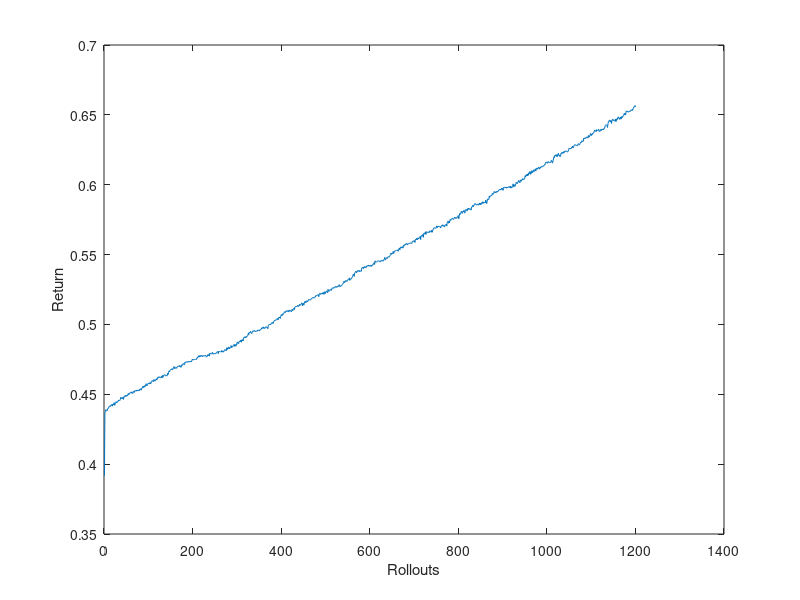

Recreate this plot in MATLAB. (Note: this script raises an error after producing the figure.)
%%%%%%%%%%%%%%%%%%%%%%%%%%%%%%%%%%%%%%%%%%%%%%%%%%%%%%%%%%%%%%%%%%%%%%%%%%%%%%%%%%%%%%%%%%%%%%%%%%%%%%%%%%%%%%%%%%%%%%%%%%%%
%% This file contains a sample implementation of PoWER for the TSM manipulator
%%%%%%%%%%%%%%%%%%%%%%%%%%%%%%%%%%%%%%%%%%%%%%%%%%%%%%%%%%%%%%%%%%%%%%%%%%%%%%%%%%%%%%%%%%%%%%%%%%%%%%%%%%%%%%%%%%%%%%%%%%%%
clear all;
close all;
clc;
%%%%%%%%%%%%%%%%%%%%%%%%%%%%%%%%%%%%%%%%%%%%%%%%%%%%%%%%%%%%%%%%%%%%%%%%%%%%%%%%%%%%%%%%%%%%%%%%%%%%%%%%%%%%%%%%%%%%%%%%%%%%%
% Load the training data set
load('mot.mat');
load('traj.mat');
rm=mot(1,:);
lm=mot(2,:);
zb=mot(3,:);
x=traj(1,:)-337.5660;
y=traj(2,:)-183.8960;
z=traj(3,:)-(-151.1300);
% Apply polynomial regression and normal equation to learn the inverse
% kinematic model of the TSM manipulator
nbFeatures=4;
N=length(x);
train_f=zeros(N,nbFeatures);
for i=1:N
    %train_f(i,:)=[1,x(i),y(i),z(i),x(i)^2,y(i)^2,z(i)^2,x(i)*y(i),x(i)*z(i),y(i)*z(i),x(i)^3,y(i)^3,z(i)^3,x(i)*y(i)*z(i)];
    train_f(i,:)=[1,x(i),y(i),z(i)];
end
theta_rm=pinv(train_f'*train_f)*train_f'*rm';
theta_lm=pinv(train_f'*train_f)*train_f'*lm';
theta_zb=pinv(train_f'*train_f)*train_f'*zb';
% Calculate the predicated motor commands
Test_rm=train_f*theta_rm;
Test_lm=train_f*theta_lm;
Test_zb=train_f*theta_zb;
%%%%%%%%%%%%%%%%%%%%%%%%%%%%%%%%%%%%%%%%%%%%%%%%%%%%%%%%%%%%%%%%%%%%%%%%%%%%%%%%%%%%%%%%%%%%%%%%%%%%%%%%%%%%%%%%%%%%%%%%%%%
% Calculate the prediction errors
ERM=sum((Test_rm-rm').*(Test_rm-rm'))/N;
ELM=sum((Test_lm-lm').*(Test_lm-lm'))/N;
EZB=sum((Test_zb-zb').*(Test_zb-zb'))/N;
% Calculate the average square error of the regression algorithm
error=ERM+ELM+EZB;
disp(['The Average Square Error of the Polynomial Regression Algorithm=', num2str(error)]);
%%%%%%%%%%%%%%%%%%%%%%%%%%%%%%%%%%%%%%%%%%%%%%%%%%%%%%%%%%%%%%%%%%%%%%%%%%%%%%%%%%%%%%%%%%%%%%%%%%%%%%%%%%%%%%%%%%%%%%%%%%%
% Define the exploration variance for the RL algorithm
variance =1e-10.*ones(nbFeatures,1);
disturbance=1e-8.*ones(nbFeatures,1);
% Number of iterations
n_iter = 1200;
% Define the rewards and parameters
Return = zeros(1,n_iter+1);
s_Return = zeros(n_iter+1,2);
param_rm = zeros(nbFeatures,n_iter+1);
param_lm = zeros(nbFeatures,n_iter+1);
param_zb = zeros(nbFeatures,n_iter+1);

% Initialize parameters for the EM-RL
param_rm(:,1) = theta_rm+disturbance.^.5.*(2*rand(nbFeatures,1)-1); 
param_lm(:,1) = theta_lm+disturbance.^.5.*(2*rand(nbFeatures,1)-1);
param_zb(:,1) = theta_zb+disturbance.^.5.*(2*rand(nbFeatures,1)-1);

current_rm = param_rm(:,1);
current_lm = param_lm(:,1);
current_zb = param_zb(:,1);
%% Generalize motor commands for the TSM manipulator
% Define the reference end-effector trajectory
M=51;
load('cx.mat');
load('cy.mat');
load('cz.mat');

circle_f=zeros(M,nbFeatures);
for i=1:M
    %circle_f(i,:)=[1,cx(i),cy(i),cz(i),cx(i)^2,cy(i)^2,cz(i)^2,cx(i)*cy(i),cx(i)*cz(i),cy(i)*cz(i),cx(i)^3,cy(i)^3,cz(i)^3,cx(i)*cy(i)*cz(i)];
    circle_f(i,:)=[1,cx(i),cy(i),cz(i)];
end
c_rm = circle_f*current_rm;
c_lm = circle_f*current_lm;
c_zb = circle_f*current_zb;
% Plot the results

c_rm(c_rm>0.5)=0.5;
c_rm(c_rm<(-0.5))=-0.5;
c_lm(c_lm>0.5)=0.5;
c_lm(c_lm<(-0.5))=-0.5;
c_zb(c_zb>0.5)=0.5;
c_zb(c_zb<(-0.5))=-0.5;
%% Execute the motor commands and receive end-effector trajectory from EM tracker
% Execute the motor commands and receive end-effector positions from EM tracker
c_t=[c_rm,c_lm,c_zb]/([theta_rm,theta_lm,theta_zb]);
xx=c_t(:,2);
yy=c_t(:,3);
zz=c_t(:,4);
%for i=1:M
    %plot3(xx(i),yy(i),zz(i),'bo','MarkerSize',4);
    %hold on;
    %pause(0.025);
%end
position_x=zeros(M,n_iter+1);
position_y=zeros(M,n_iter+1);
position_z=zeros(M,n_iter+1);
position_x(:,1)=xx;
position_y(:,1)=yy;
position_z(:,1)=zz;
Q = zeros(M,n_iter+1);
for i=1:M
    Q(1:(end+1-i),1) = Q(1:(end+1-i),1) + 0.05*abs(sqrt((xx(i))^2+(yy(i)+40)^2)-40) + 0.05*abs(zz(i));
end
Q(:,1) = exp(-Q(:,1)./M);
%%%%%%%%%%%%%%%%%%%%%%%%%%%%%%%%%%%%%%%%%%%%%%%%%%%%%%%%%%%%%%%%%%%%%%%%%%%%%%%%%%%%%%%%%%%%%%%%%%%%%%%%%%%%%%%%%%%%%%%%%%%
%% Do the iterations
for iter=1:n_iter
    if (mod(iter,100)==0)
        disp(['Iter ', num2str(iter)]);
    end
    
    % calculate the return of the previous rollout
    Return(iter) = Q(1,iter);
    disp(['Iteration=', num2str(iter)]);
    disp(['Return=', num2str(Return(iter))]);
    % this lookup table will be used for the importance sampling,
    % the largest return will be moved to the end of the s_Reture mattrix
    s_Return(1,:) = [Return(iter) iter];
    s_Return = sortrows(s_Return);
    
    % update the policy parameters
    param_nom_rm = zeros(nbFeatures,1);
    param_nom_lm = zeros(nbFeatures,1);
    param_nom_zb = zeros(nbFeatures,1);
    param_dnom = 0;
    
    % calculate the expectations (the normalization is taken care of by the division)
    % as importance sampling we take the 2 best rollouts
    for i=1:min(iter,2)
        % get the rollout number for the 2 best rollouts
        j = s_Return(end+1-i,2);
        % calculate the exploration with respect to the current parameters        
        temp_explore_rm = (ones(M,1)*(param_rm(:,j)-current_rm)')';
        temp_explore_lm = (ones(M,1)*(param_lm(:,j)-current_lm)')';
        temp_explore_zb = (ones(M,1)*(param_zb(:,j)-current_zb)')';
        temp_Q = (Q(:,j)*ones(1,nbFeatures))';
        % as we use the return, always have the same exploration variance,
        % and assume that always only one basis functions is active we get 
        % these simple sums
        param_nom_rm = param_nom_rm + sum(temp_explore_rm.*temp_Q,2);
        param_nom_lm = param_nom_lm + sum(temp_explore_lm.*temp_Q,2);
        param_nom_zb = param_nom_zb + sum(temp_explore_zb.*temp_Q,2);
        param_dnom = param_dnom + sum(temp_Q,2);
    end
    
    % update the parameters
    param_rm(:,iter+1) = current_rm + param_nom_rm./(param_dnom+1.e-10);
    param_lm(:,iter+1) = current_lm + param_nom_lm./(param_dnom+1.e-10);
    param_zb(:,iter+1) = current_zb + param_nom_zb./(param_dnom+1.e-10);
    
    % in the last rollout we want to get the return without exploration
    if iter~=n_iter
        param_rm(:,iter+1) = param_rm(:,iter+1) + variance.^.5.*(2*rand(nbFeatures,1)-1);
        param_lm(:,iter+1) = param_lm(:,iter+1) + variance.^.5.*(2*rand(nbFeatures,1)-1);
        param_zb(:,iter+1) = param_zb(:,iter+1) + variance.^.5.*(2*rand(nbFeatures,1)-1);
    end
        
    % set the new mean of the parameters
    current_rm = param_rm(:,iter+1);
    current_lm = param_lm(:,iter+1);
    current_zb = param_zb(:,iter+1);
    
    % Generalize motor commands
    c_rm = circle_f*current_rm;
    c_lm = circle_f*current_lm;
    c_zb = circle_f*current_zb;
    
    c_rm(c_rm>0.5)=0.5;
    c_rm(c_rm<(-0.5))=-0.5;
    c_lm(c_lm>0.5)=0.5;
    c_lm(c_lm<(-0.5))=-0.5;
    c_zb(c_zb>0.5)=0.5;
    c_zb(c_zb<(-0.5))=-0.5;
    %% Execute the motor commands and receive end-effector trajectory from EM tracker
    c_t=[c_rm,c_lm,c_zb]/([theta_rm,theta_lm,theta_zb]);
    xx=c_t(:,2);
    yy=c_t(:,3);
    zz=c_t(:,4);
    %for i=1:M
        %plot3(xx(i),yy(i),zz(i),'bo','MarkerSize',4);
        %hold on;
        %pause(0.025);
    %end
    position_x(:,iter+1)=xx;
    position_y(:,iter+1)=yy;
    position_z(:,iter+1)=zz;
    for i=1:M
        Q(1:(end+1-i),iter+1) = Q(1:(end+1-i),iter+1) + 0.05*abs(sqrt((zz(i))^2+(yy(i)+40)^2)-40) + 0.05*abs(xx(i));
    end
    Q(:,iter+1) = exp(-Q(:,iter+1)./M);
end

%%%%%%%%%%%%%%%%%%%%%%%%%%%%%%%%%%%%%%%%%%%%%%%%%%%%%%%%%%%%%%%%%%%%%%%%%%%%%%%%%%%%%%%%%%%%%%%%%%%%%%%%%%%%%%%%%%%%%%%%%%%
% calculate the return of the final rollout
Return(iter+1)=Q(1,n_iter+1);

% plot the return over the rollouts
figure(1);
plot(Return);
ylabel('Return');
xlabel('Rollouts');

figure(2)
fv = stlread('tube2_n.stl');
%S=skeleton(fv.vertices);

%% extract centerline z=26'
% for i=0:50
%     if(i<20)
%         x(i+1)=13;
%         z(i+1)=13;
%         y(i+1)=i;
%     else 
%         z(i+1)=13;
%         y(i+1)=i;
%         x(i+1)=-sqrt(30*30-(y(i+1)-20)^2)+43;
%     end
% end

%% Render
% The model is rendered with a PATCH graphics object. We also add some dynamic
% lighting, and adjust the material properties to change the specular
% highlighting.
%facecolor original [0.8 0.8 1.0]
patch(fv,'FaceColor',       [0 0.9 0.2], ...
         'EdgeColor',       'none',        ...
         'FaceLighting',    'gouraud',     ...
         'AmbientStrength', 0.15,           ...
        'FaceAlpha',.2,'EdgeAlpha',.3 );
hold on
% Add a camera light, and tone down the specular highlighting
camlight('headlight');
%camlight('right');
%material('dull');
material('shiny');

plot3(cy,cx,-cz,'r','LineWidth',3)
% Fix the axes scaling, and set a nice view angle
axis('image');
xlabel('X(mm)','FontSize',12)
ylabel('Y(mm)','FontSize',12)
zlabel('Z(mm)','FontSize',12)
view([-135 35]);
hold on;

for j=1:500:3001
    plot3(position_y(:,j),position_x(:,j),-position_z(:,j),'r');
    hold on;
end

% figure(3);
% for i=1:20:M
%     Pn=[zz(i),yy(i),xx(i)];
%     P0=[zz(1)+0.018*(c_zb(i)*5000+5000),0,xx(i)];
%     [theta,L]=configuration(Pn,P0,21);
%     for j=1:21
%         plot3(L(j,2),L(j,1),L(j,3),'ro');
%         hold on;
%     end
% end
disp(['Final Return ', num2str(max(Return))]);
%%%%%%%%%%%%%%%%%%%%%%%%%%%%%%%%%%%%%%%%%%%%%%%%%%%%%%%%%%%%%%%%%%%%%%%%%%%%%%%%%%%%%%%%%%%%%%%%%%%%%%%%%%%%%%%%%%%%%%%%%%%